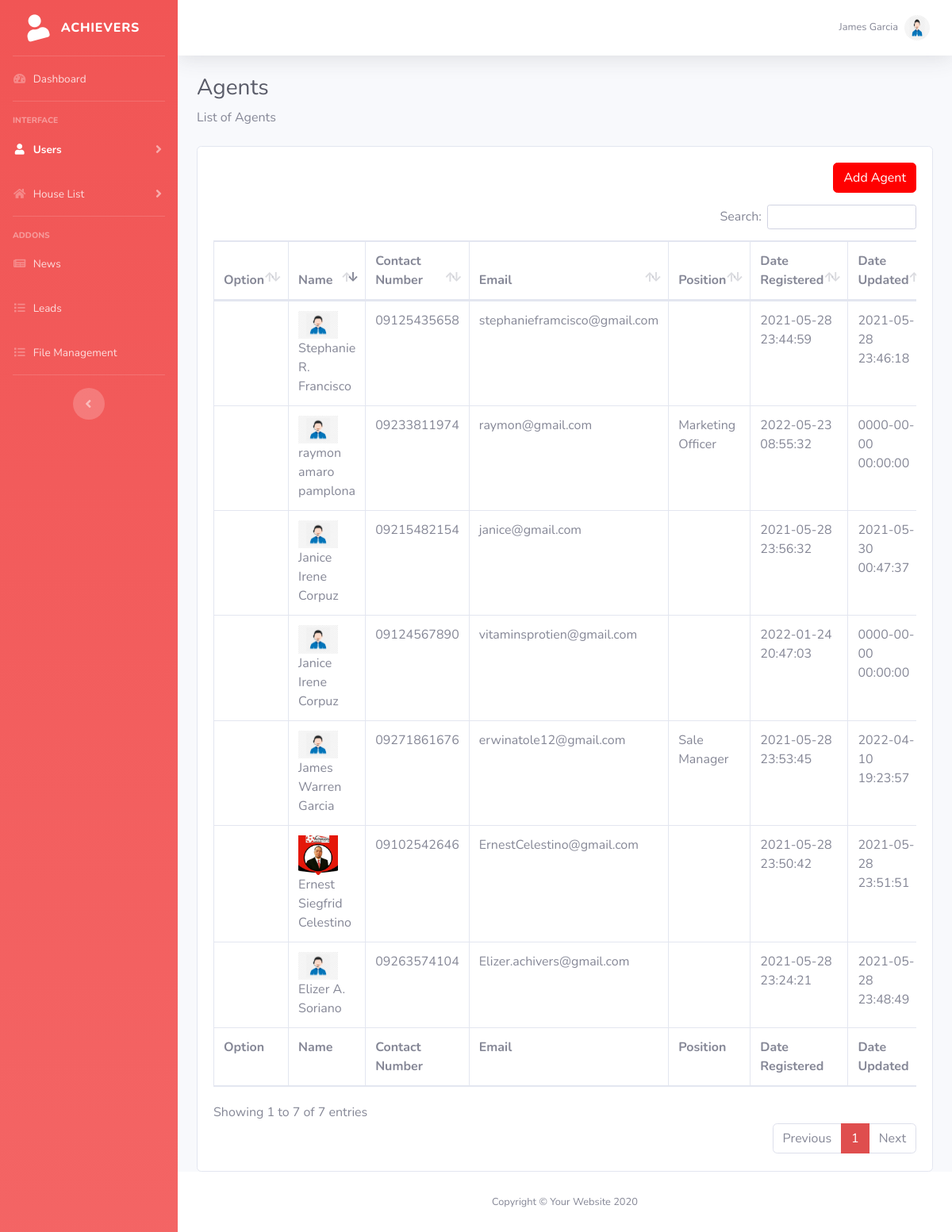
/admin/agents (signed in), run on the app's committed database.
### tables this page shows
CREATE TABLE `users_employee` (
  `emp_id` int(10) NOT NULL,
  `fname` longtext NOT NULL,
  `mname` longtext NOT NULL,
  `lname` longtext NOT NULL,
  `contact_number` longtext NOT NULL,
  `email` longtext NOT NULL,
  `password` longtext NOT NULL,
  `googleauth` longtext NOT NULL,
  `date_added` datetime NOT NULL,
  `date_updated` datetime NOT NULL,
  `image` longtext NOT NULL,
  `emp_type` longtext NOT NULL
);

### application/controllers/Admin.php (called while the page is built, shortened)
<?php
class Admin extends CI_Controller {
	public function __construct(){
		$this->load->model('file');
	}
	public function agents()
	{
		$data = array(
				'title'	=> 'Admin | '.myadmintitle(),
				'page'	=> 'agents',
				'subd'	=> get_agentlist(),
		);
		$this->load->view('admin/global/header',$data);
		$this->load->view('admin/global/nav',$data);
		$this->load->view('admin/agents',$data);
		$this->load->view('admin/global/footer',$data);
	}
}

### index.php (called while the page is built, shortened)
<?php
require_once BASEPATH.'core/CodeIgniter.php';

### application/helpers/admin_helper.php (called while the page is built, shortened)
<?php
if(!function_exists('mysession_admin')){
	function mysession_admin(){
		$CI =& get_instance();
		return $CI->session->userdata('admin');
	}
}
if(!function_exists('get_admin_data_field')){
	function get_admin_data_field($field){
		$CI =& get_instance();
		$CI->db->select('*');
		$CI->db->from('admin');
		$CI->db->where(array('admin_id'=>mysession_admin()));
		$query = $CI->db->get()->result_array();
		$query = current($query);
		return $query[$field];
	}
}
if(!function_exists('get_agentlist')){
	function get_agentlist(){
		$CI =& get_instance();
		$CI->db->select('*');
		$CI->db->from('users_employee');
		return $query = $CI->db->get()->result_array();
	}
}

### application/views/admin/agents.php (the view, shortened to what this page needs)
<div class="container-fluid">
          <h1 class="h3 mb-2 text-gray-800">Agents</h1>
          <p class="mb-4">List of Agents</p>
          <div class="card">
          	<div class="card-body">
              <div class="buttonrightdiv">
                <button type="button" class="btn btn-primary" data-toggle="modal" data-target="#addagent">Add Agent</button>
              </div>
          		<div class="table-responsive">
                <table class="table table-bordered" id="table_id" width="100%" cellspacing="0">
                  <thead>
                    <tr>
                      <th>Option</th>
                      <th>Name</th>
                      <th>Contact Number</th>
                      <th>Email</th>
                      <th>Position</th>
                      <th>Date Registered</th>
                      <th>Date Updated</th>
                    </tr>
                  </thead>
                  <tfoot>
                    <tr>
                      <th>Option</th>
                      <th>Name</th>
                      <th>Contact Number</th>
                      <th>Email</th>
                      <th>Position</th>
                      <th>Date Registered</th>
                      <th>Date Updated</th>
                    </tr>
                  </tfoot>
                  <tbody>
                    <?php
                    foreach($subd as $key => $value){
                    ?>
                    <tr>
                      <td>
                      </td>
                      <td>
                        <img src="<?=base_url()?>users/<?=$value['emp_id']?>/<?=$value['image']?>" onerror="this.src='<?=base_url()?>assets/image/agent.png';" alt="" style="width: 50px;height: auto;">&nbsp;
                        <?php echo (($value['fname'] != '')? $value['fname'].' ' : '').(($value['mname'] != '')? $value['mname'].' ' : '').(($value['lname'] != '')? $value['lname'].' ' : ''); ?></td>
                      <td><?php echo $value['contact_number'] ?></td>
                      <td><?php echo $value['email'] ?></td>
                      <td><?php echo $value['emp_type'] ?></td>
                      <td><?php echo $value['date_added'] ?></td>
                      <td><?php echo $value['date_updated'] ?></td>
                    </tr>
                    <?php
                	}
                    ?>
                </tbody>
              </table>
            </div>
          </div>
        </div>
</div>

### application/views/admin/global/nav.php (shortened to what this page needs)
<body id="page-top">
  <div id="wrapper">
    <ul class="navbar-nav bg-gradient-primary sidebar sidebar-dark accordion" id="accordionSidebar">
      <a class="sidebar-brand d-flex align-items-center justify-content-center" href="<?=base_url()?>admin">
        <div class="sidebar-brand-icon rotate-n-15">
          <i class="fas fa-user"></i>
        </div>
        <div class="sidebar-brand-text mx-3">Achievers </div>
      </a>
      <hr class="sidebar-divider my-0">
      <li class="nav-item <?=($page =='dashboard')?'active':''?>">
        <a class="nav-link" href="<?=base_url()?>admin">
          <i class="fas fa-fw fa-tachometer-alt"></i>
          <span>Dashboard</span></a>
      </li>
      <hr class="sidebar-divider">
      <div class="sidebar-heading">
        Interface
      </div>
      <li class="nav-item <?=($page == 'users' || $page == 'agents')?'active':'';?>">
        <a class="nav-link collapsed" href="#" data-toggle="collapse" data-target="#collapseTwo" aria-expanded="true" aria-controls="collapseTwo">
          <i class="fas fa-fw fa-user"></i>
          <span>Users</span>
        </a>
      </li>
      <li class="nav-item <?=($page=='addhouse' || $page == 'houselist' || $page=='subdivision' || $page=='sellhouse')?'active':'';?>">
        <a class="nav-link collapsed" href="#" data-toggle="collapse" data-target="#collapseUtilities" aria-expanded="true" aria-controls="collapseUtilities">
          <i class="fas fa-fw fa-home"></i>
          <span>House List</span>
        </a>
      </li>
      <hr class="sidebar-divider">
      <div class="sidebar-heading">
        Addons
      </div>
      <li class="nav-item <?=($page =='news')?'active':''?>">
        <a class="nav-link" href="<?=base_url()?>admin/news">
          <i class="fas fa-fw fa-newspaper"></i>
          <span>News</span></a>
      </li>
      <li class="nav-item <?=($page =='leads')?'active':''?>">
        <a class="nav-link" href="<?=base_url()?>admin/leads">
          <i class="fas fa-fw fa-list"></i>
          <span>Leads</span></a>
      </li>
      <li class="nav-item <?=($page =='file_management')?'active':''?>">
        <a class="nav-link" href="<?=base_url()?>admin/file_management">
          <i class="fas fa-fw fa-list"></i>
          <span>File Management</span></a>
      </li>
      <hr class="sidebar-divider d-none d-md-block">
      <div class="text-center d-none d-md-inline">
        <button class="rounded-circle border-0" id="sidebarToggle"></button>
      </div>
    </ul>
    <div id="content-wrapper" class="d-flex flex-column">
      <div id="content">
        <nav class="navbar navbar-expand navbar-light bg-white topbar mb-4 static-top shadow">
          <ul class="navbar-nav ml-auto">
            <li class="nav-item dropdown no-arrow">
              <a class="nav-link dropdown-toggle" href="#" id="userDropdown" role="button" data-toggle="dropdown" aria-haspopup="true" aria-expanded="false">
                <span class="mr-2 d-none d-lg-inline text-gray-600 small"><?=get_admin_data_field('fname')?> <?=get_admin_data_field('mname')?> <?=get_admin_data_field('lname')?> </span>
                <img class="img-profile rounded-circle" src="<?=base_url()?>assets/image/agent.png">
              </a>
            </li>
          </ul>
        </nav>

### assets/files/admin.css (style rules this page uses)
.buttonrightdiv { text-align: right; width: 100%; margin-bottom: 15px; }

### data on the page
users_employee: fname "Elizer", mname "A.", lname "Soriano", contact_number "09263574104", email "Elizer.achivers@gmail.com", date_added "2021-05-28 23:24:21", date_updated "2021-05-28 23:48:49"
users_employee: fname "Stephanie", mname "R.", lname "Francisco", contact_number "09125435658", email "stephanieframcisco@gmail.com", date_added "2021-05-28 23:44:59", date_updated "2021-05-28 23:46:18"
users_employee: image (picture), fname "Ernest", mname "Siegfrid", lname "Celestino", contact_number "09102542646", email "ErnestCelestino@gmail.com", date_added "2021-05-28 23:50:42", date_updated "2021-05-28 23:51:51"
users_employee: fname "James Warren", lname "Garcia", contact_number "09271861676", email "erwinatole12@gmail.com", emp_type "Sale Manager", date_added "2021-05-28 23:53:45", date_updated "2022-04-10 19:23:57"
users_employee: fname "Janice Irene", lname "Corpuz", contact_number "09215482154", email "janice@gmail.com", date_added "2021-05-28 23:56:32", date_updated "2021-05-30 00:47:37"
users_employee: fname "Janice Irene", lname "Corpuz", contact_number "09124567890", email "vitaminsprotien@gmail.com", date_added "2022-01-24 20:47:03", date_updated "0000-00-00 00:00:00"
users_employee: fname "raymon", mname "amaro", lname "pamplona", contact_number "09233811974", email "raymon@gmail.com", emp_type "Marketing Officer", date_added "2022-05-23 08:55:32", date_updated "0000-00-00 00:00:00"

### other printed values
get_admin_data_field('fname') "James"
get_admin_data_field('lname') "Garcia"
